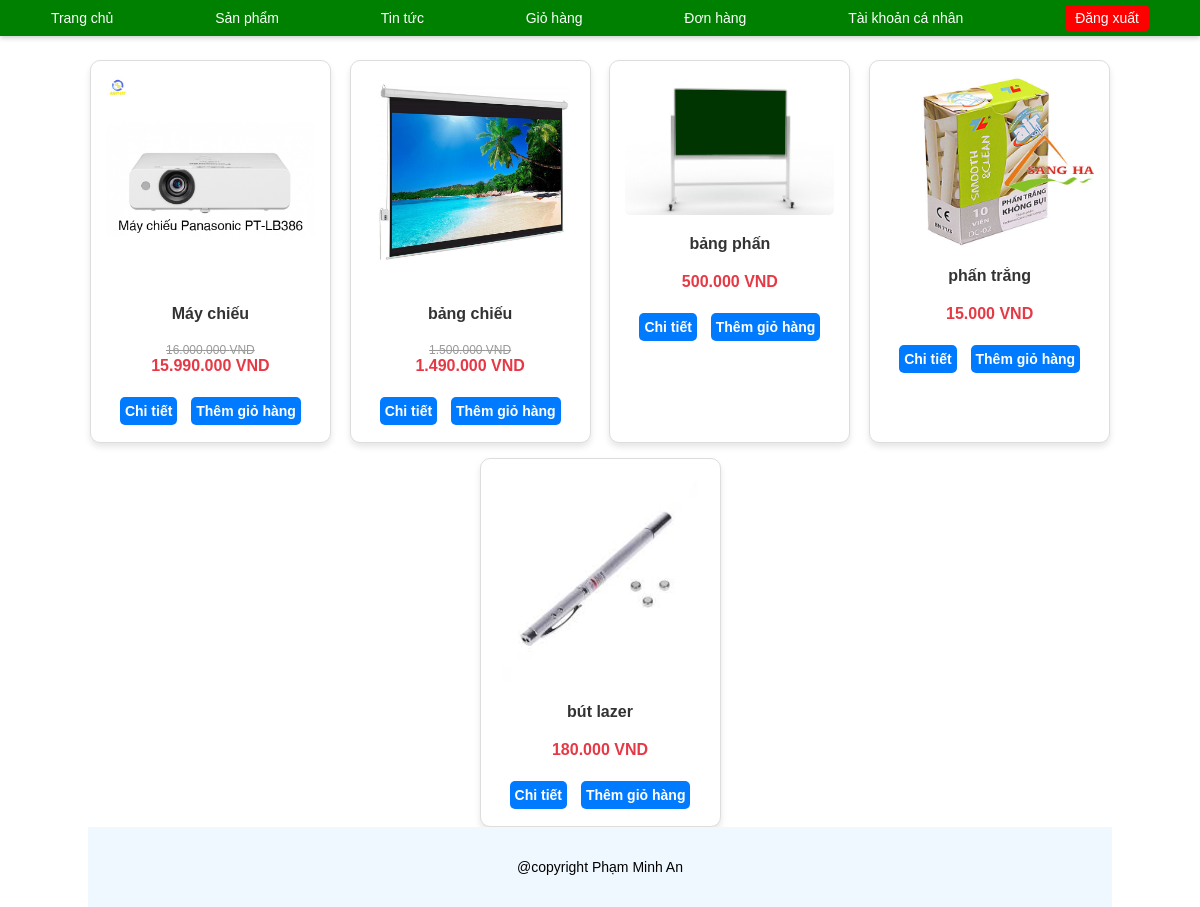
/mvc/views/Login/ (signed in), run on the app's committed database.
### tables this page shows
CREATE TABLE `ad_product` (
  `ma_loaisp` varchar(50) NOT NULL,
  `masp` varchar(50) NOT NULL,
  `tensp` varchar(50) NOT NULL,
  `hinhanh` varchar(100) NOT NULL,
  `soluong` int(11) NOT NULL,
  `gianhap` int(11) NOT NULL,
  `giaxuat` int(11) NOT NULL,
  `khuyenmai` int(11) NOT NULL,
  `mota` varchar(200) NOT NULL,
  `create_date` date NOT NULL
);

### mvc/core/Controller.php (called while the page is built, shortened)
<?php
class Controller {
    public function model($model){
       return new $model;
    }
    public function view($view,$data=array()){
        require_once "./mvc/views/".$view.".php";
    }
}

### mvc/controllers/Home.php (called while the page is built, shortened)
<?php
class Home extends Controller {
    public function getShow() {
        $obj = $this->model("AdProductModel");
        $productList = $obj->getAdProduct();
        $this->view("HomeView", ["page" => "HomePage", "productList" => $productList]);
    }
}

### index.php (called while the page is built, shortened)
<?php
require_once "./mvc/core/DB.php";
require_once "./mvc/core/Controller.php";
$App= new App;

### mvc/core/DB.php (called while the page is built)
<?php
class DB {
    private $host='localhost';
    private $user='root';
    private $pass='';
    private $dbname='websitect2';
    function Connect(){
        $dsn='mysql:host='.$this->host.';dbname='.$this->dbname;
        $pdo=new PDO($dsn,$this->user,$this->pass);
        $pdo->setAttribute(PDO::ATTR_DEFAULT_FETCH_MODE,PDO::FETCH_ASSOC);
        return $pdo;
    }
}

### mvc/models/AdProductModel.php (called while the page is built, shortened)
<?php
class AdProductModel extends DB{
    public function getAdProduct(){
        $sql="SELECT * FROM ad_product ";
        $stm=$this->Connect()->prepare($sql);
        $stm->execute();
        $product=$stm->fetchAll();
        return $product;
    }
}

### mvc/views/front_end/HomePage.php (the view, shortened to what this page needs)
<div class="product-list">
    <?php foreach ($data["productList"] as $k => $v): ?>
        <div class="product">
            <img src="<?php echo BASE_URL; ?>/public/images/<?php echo $v['hinhanh']; ?>" alt="<?php echo $v['tensp']; ?>" />
            <div class="product-name"><?php echo $v["tensp"]; ?></div>
            <div class="product-price">
                <?php if ($v["khuyenmai"] > 0): ?>
                    <div class="old-price"><?php echo number_format($v['giaxuat'], 0, ',', '.'); ?> VND</div>
                    <div class="current-price">
                        <?php echo number_format($v['giaxuat'] - $v['khuyenmai'], 0, ',', '.'); ?> VND
                    </div>
                <?php else: ?>
                    <div class="current-price"><?php echo number_format($v['giaxuat'], 0, ',', '.'); ?> VND</div>
                <?php endif; ?>
            </div>
            <div class="product-actions">
                <a href="<?php echo BASE_URL; ?>/Detail/getshow/<?php echo $v['masp']; ?>">Chi tiết</a>
                <a href="<?php echo BASE_URL; ?>/Order/Addtocart/<?php echo $v['masp']; ?>">Thêm giỏ hàng</a>
            </div>
        </div>
    <?php endforeach; ?>
</div>

### public/style1.css (style rules this page uses)
* { margin: 0 auto; font-family: Arial, Helvetica, sans-serif; font-size: 14px; }
a { text-decoration: none; }
body { margin: 0; padding-top: 40px; }
.product-list { display: flex; flex-wrap: wrap; justify-content: space-between; gap: 20px; margin-top: 20px; }
.product-list { display: flex; flex-wrap: wrap; gap: 15px; justify-content: space-between; }
.product { width: calc(25% - 15px); background-color: #fff; border: 1px solid #ddd; border-radius: 10px; padding: 15px; box-shadow: 0 4px 6px rgba(0, 0, 0, 0.1); box-sizing: border-box; transition: transform 0.3s ease, box-shadow 0.3s ease; text-align: center; }
.product img { width: 100%; height: auto; margin-bottom: 10px; border-radius: 5px; }
.product-name { font-size: 16px; font-weight: bold; color: #333; margin: 10px 0; text-overflow: ellipsis; white-space: nowrap; overflow: hidden; }
.product-price { margin: 10px 0; font-size: 14px; }
.product-price .old-price { text-decoration: line-through; color: #999; font-size: 12px; }
.product-price .current-price { color: #e63946; font-weight: bold; font-size: 16px; }
.product-actions a { display: inline-block; margin: 2px 5px; padding: 6px 5px; font-size: 14px; font-weight: bold; text-decoration: none; color: #fff; background-color: #007bff; border-radius: 5px; transition: background-color 0.3s ease; }
.product-price { margin: 20px 0; }
.old-price { font-size: 18px; color: #999; text-decoration: line-through; }
.current-price { font-size: 26px; color: #e63946; font-weight: bold; }

### data on the page
ad_product: hinhanh (picture), tensp "Máy chiếu", giaxuat "16.000.000", $v['giaxuat'] - $v['khuyenmai'] "15.990.000"
ad_product: hinhanh (picture), tensp "bảng chiếu", giaxuat "1.500.000", $v['giaxuat'] - $v['khuyenmai'] "1.490.000"
ad_product: hinhanh (picture), tensp "bảng phấn", giaxuat "500.000"
ad_product: hinhanh (picture), tensp "phấn trắng", giaxuat "15.000"
ad_product: hinhanh (picture), tensp "bút lazer", giaxuat "180.000"
